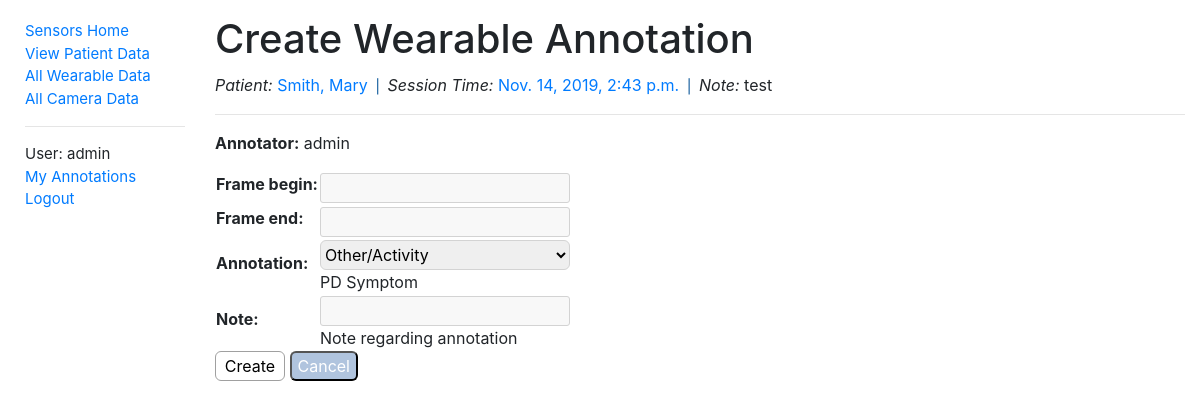
Screenshot of /sensors/wearabledata/7229b518e00d4c50acf6594217cb0a87/create/ (signed in) with the database file from the repository.
### sensors/models.py (models this page shows, shortened)
class WearableData(models.Model):
    id = models.UUIDField(primary_key=True, default=uuid.uuid4, help_text='Unique ID for this wearable data')
    patient = models.ForeignKey('PatientData', on_delete=models.CASCADE, null=True, related_name='wearables')
    filename = models.FileField(upload_to='wearable/', help_text='Wearable data file')
    time = models.DateTimeField(help_text='Session date & time')
    note = models.CharField(max_length=500, help_text='Note regarding wearable data')
    class Meta:
        ordering = ['patient', '-time']
        permissions = (("can_alter_wearabledata", "Can create or edit wearable data entries."),)
    def get_absolute_url(self):
        return reverse('wearabledata-detail', args=[str(self.id)])

class PatientData(models.Model):
    id = models.AutoField(primary_key=True)
    first_name = models.CharField(max_length=50, help_text='Patient first name')
    last_name = models.CharField(max_length=50, help_text='Patient last name')
    date_of_birth = models.DateField(help_text='Patient date of birth')
    notes = models.CharField(max_length=500, help_text='Notes regarding patient')
    class Meta:
        ordering = ['last_name']
        permissions = (("can_alter_patientdata", "Can create or edit patient data entries."),)
    def get_absolute_url(self):
        return reverse('patientdata-detail', args=[str(self.id)])
    def __str__(self):
        return f'{self.last_name}, {self.first_name}'

### sensors/views.py (the view)
# urls.py: re_path(r'^wearabledata/(?P<uuid>[\w-]+)/create/$', views.create_wearable_annotation,
@permission_required('sensors.can_alter_wearableannotation')
def create_wearable_annotation(request, uuid):
    existing_wearable = get_object_or_404(WearableData, pk=uuid)
    if request.method == 'POST':
        form = WearableAnnotationCreateForm(request.POST)
        if form.is_valid():
            new_annotation = form.save(commit=False)
            new_annotation.wearable = existing_wearable
            new_annotation.annotator = request.user
            new_annotation.annotation = form.cleaned_data['annotation']
            new_annotation.save()
            return redirect('wearabledata-detail', pk=uuid)
    else:
        form = WearableAnnotationCreateForm()
    context = {
        'form': form,
        'wearable': existing_wearable,
    }
    return render(request, 'sensors/create_wearable_annotation.html', context)

### sensors/context_processors.py (called while the page is built)
def extra_context(request):
    return {'media_url': settings.MEDIA_URL}

### sensors/templates/sensors/create_wearable_annotation.html (shortened to what this page needs)
{% extends "base.html" %}
{% block content %}
  <div class="titleText">
    <h1>Create Wearable Annotation</h1>
  </div>
  <div>
    <em>Patient: </em>
    <a href="{{ wearable.patient.get_absolute_url }}" data-toggle="tooltip" data-placement="bottom"
               data-trigger="hover" title="Link to patient data page">{{ wearable.patient }}</a>
    <span class="vert-divider">|</span>
    <em>Session Time: </em>
    <a href="{{ wearable.get_absolute_url }}" data-toggle="tooltip" data-placement="bottom"
       data-trigger="hover" title="Link to wearable data page">{{ wearable.time }}</a>
    <span class="vert-divider">|</span>
    <em>Note:</em> {{ wearable.note }}
  </div>
  <hr>
  <form action="" method="post" class="form-group">
    <table>
      <p><strong>Annotator:</strong> {{ user.username }}</p>
      {{ form.as_table }}
    </table>
    <input type="submit" value="Create" class="controlButtonL" />
    <input type="button" value="Cancel" class="cancelButton" onclick="window.history.back()" />
  </form>
{% endblock %}

### sensors/templates/base.html (shortened to what this page needs)
<!DOCTYPE html>
<html xmlns="http://www.w3.org/1999/xhtml" lang="en-GB" xml:lang="en-GB">
<head>
  <link rel="stylesheet"
        href="https://stackpath.bootstrapcdn.com/bootstrap/4.1.3/css/bootstrap.min.css"
>
  {% load static %}
  <link rel="stylesheet"
        href="{% static 'css/styles.css' %}">
</head>
<body>
<div class="container-fluid">
  <div class="row">
    <div class="col-sm-2" style='font-size:15px;'>
      {% block sidebar %}
        <ul class="sidebar-nav">
          <li><a href="{% url 'index' %}">Sensors Home</a></li>
          {% if user.is_authenticated %}
            <li><a href="{% url 'patientdata' %}">View Patient Data</a></li>
            <li><a href="{% url 'wearabledata' %}">All Wearable Data</a></li>
            <li><a href="{% url 'cameradata' %}">All Camera Data</a></li>
            <hr>
            <li>User: {{ user.get_username }}</li>
            <li><a href="{% url 'my-annotations' %}">My Annotations</a></li>
            <li><a href="{% url 'logout'%}?next={{request.path}}">Logout</a></li>
          {% else %}
            <li><a href="{% url 'login'%}?next={{request.path}}">Login</a></li>
          {% endif %}
        </ul>
      {% endblock %}
    </div>
    <div class="col-sm-10" style=margin-top:15px;padding:10">
      {% block content %}{% endblock %}
    </div>
  </div>
</div>
</body>
</html>

### sensors/static/css/styles.css (style rules this page uses)
.sidebar-nav { margin-top: 20px; margin-left: 10px; padding: 0; list-style: none; }
.titleText { position: relative; }
.controlButtonXL, .controlButtonL2, .controlButtonL3, .controlButtonL, .controlButtonM, .controlButtonS, .controlButtonXS, .dropDown, .dropDownS, .downloadFormatDropDown, .rewindTextValue, .otherText, .currentFrameText, .currentTimeText { display: table-cell; vertical-align: top; border: 1px solid #a0a0a0; }
.controlButtonXL, .controlButtonL2, .controlButtonL3, .controlButtonL, .controlButtonM, .controlButtonS { display: inline-flex; align-items: center; justify-content: center; background-color: white; height: 30px; border-radius: 6px; }
.cancelButton { background-color: lightsteelblue; color: white; height: 30px; border-radius: 6px; }
.controlButtonL { width: 8%; min-width: 70px; }
.timestamp, .vert-divider, .annotationTimestamp { font-family: 'Roboto Mono', sans-serif; }
.vert-divider { font-size: 18px; color: #3071a9; }
.form-group { display: inline-block; }

### rows the page displays
WearableData: patient "Smith, Mary", time "Nov. 14, 2019, 2:43 p.m.", note "test"

### other values shown
{{ user.get_username }} "admin"
{{ user.username }} "admin"
